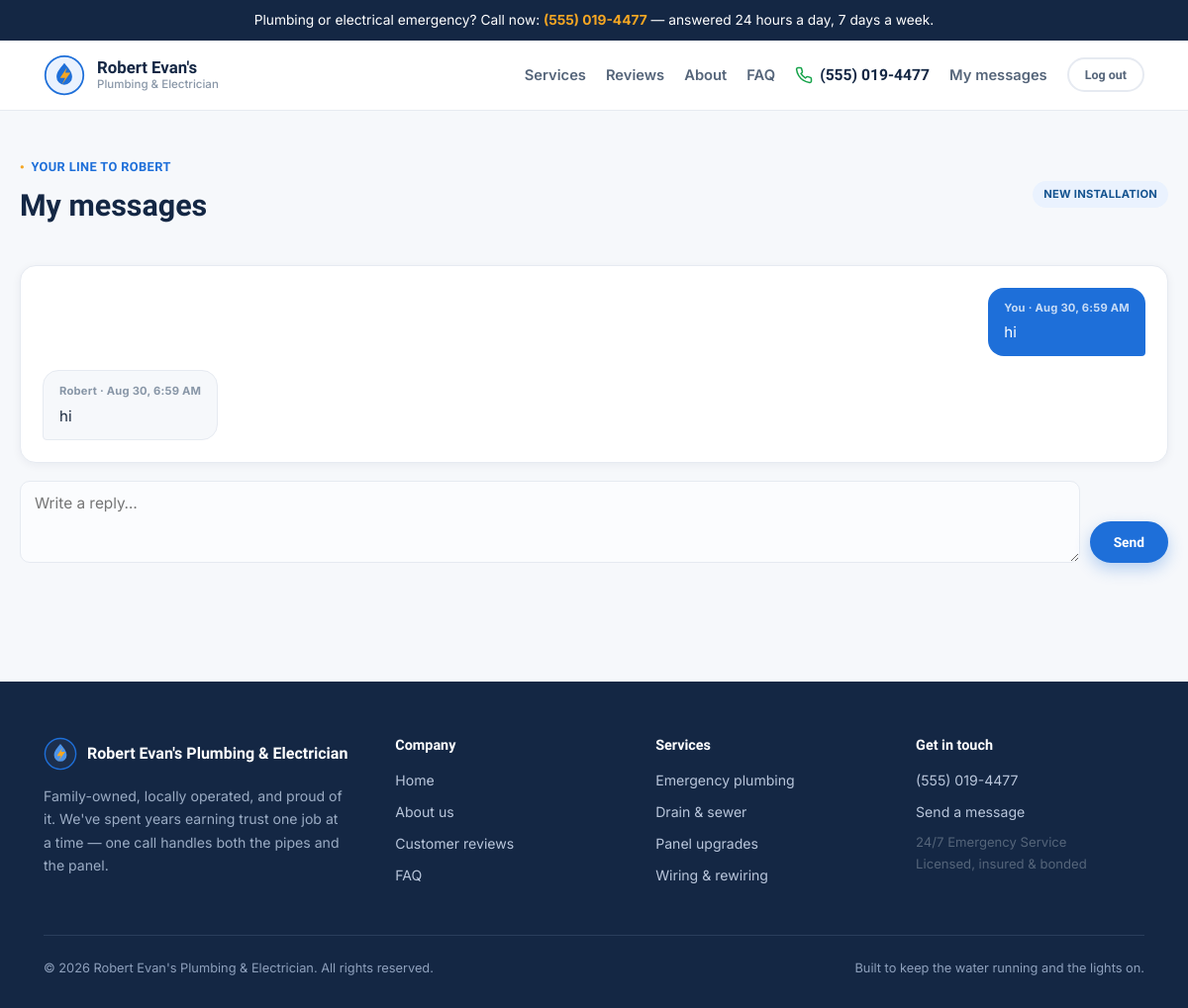
Page /inbox/dashboard/ (signed in) on the committed database.
### messaging/models.py (models this page shows, shortened)
class Conversation(models.Model):
    customer = models.OneToOneField(
        settings.AUTH_USER_MODEL, on_delete=models.CASCADE, related_name='conversation'
    )
    topic = models.CharField(max_length=20, choices=TOPIC_CHOICES, default='other')
    is_closed = models.BooleanField(default=False)
    created_at = models.DateTimeField(auto_now_add=True)
    updated_at = models.DateTimeField(auto_now=True)
    class Meta:
        ordering = ['-updated_at']
    def unread_for_customer(self):
        return self.messages.filter(is_read=False, sender_is_staff=True).count()

class Message(models.Model):
    conversation = models.ForeignKey(
        Conversation, on_delete=models.CASCADE, related_name='messages'
    )
    sender = models.ForeignKey(
        settings.AUTH_USER_MODEL, on_delete=models.CASCADE, related_name='sent_messages'
    )
    sender_is_staff = models.BooleanField(default=False)
    body = models.TextField()
    is_read = models.BooleanField(default=False)
    created_at = models.DateTimeField(auto_now_add=True)
    class Meta:
        ordering = ['created_at']

### messaging/views.py (the view, shortened to what this page needs)
# urls.py: path('dashboard/', views.customer_dashboard, name='customer_dashboard'),
@login_required
def customer_dashboard(request):
    if request.user.is_staff:
        return redirect('messaging:admin_dashboard')
    conversation = Conversation.objects.filter(customer=request.user).first()
    new_form = NewConversationForm()
    reply_form = ReplyForm()
    thread = []
    if conversation is not None:
        thread = conversation.messages.select_related('sender').all()
        conversation.messages.filter(sender_is_staff=True, is_read=False).update(is_read=True)
    return render(request, 'messaging/customer_dashboard.html', {
        'conversation': conversation,
        'thread': thread,
        'new_form': new_form,
        'reply_form': reply_form,
    })

### messaging/forms.py
class NewConversationForm(forms.Form):
    topic = forms.ChoiceField(choices=TOPIC_CHOICES, label='What do you need help with?')
    body = forms.CharField(
        widget=forms.Textarea(attrs={'rows': 4, 'placeholder': "Describe the issue — location in the house, how urgent it is, anything you've already tried."}),
        label='Message',
    )

class ReplyForm(forms.Form):
    body = forms.CharField(
        widget=forms.Textarea(attrs={'rows': 3, 'placeholder': 'Write a reply…'}),
        label='',
    )

### core/context_processors.py (called while the page is built)
def business_info(request):
    return {
        'business': settings.BUSINESS,
        'vapid_public_key': settings.VAPID_PUBLIC_KEY,
    }

### messaging/context_processors.py (called while the page is built)
def unread_counts(request):
    user = getattr(request, 'user', None)
    if not user or not user.is_authenticated:
        return {}
    if user.is_staff:
        from .models import Conversation
        total = sum(c.unread_for_staff() for c in Conversation.objects.all())
        return {'unread_count': total}
    from .models import Conversation
    conversation = Conversation.objects.filter(customer=user).first()
    if conversation is None:
        return {'unread_count': 0}
    return {'unread_count': conversation.unread_for_customer()}

### templates/messaging/customer_dashboard.html (shortened to what this page needs)
{% extends "base.html" %}
{% block content %}
<div class="container dash-shell">
  <div class="dash-head">
    <div>
      <span class="eyebrow">Your line to Robert</span>
      <h1 style="font-size:1.9rem;">My messages</h1>
    </div>
    {% if conversation %}<span class="topic-pill">{{ conversation.get_topic_display }}</span>{% endif %}
  </div>
  {% if conversation %}
    <div class="thread" id="thread">
      {% for m in thread %}
        <div class="bubble {% if m.sender_is_staff %}theirs{% else %}mine{% endif %}">
          <span class="meta">{% if m.sender_is_staff %}Robert{% else %}You{% endif %} · {{ m.created_at|date:"M j, g:i A" }}</span>
          {{ m.body|linebreaksbr }}
        </div>
      {% endfor %}
    </div>
    <form method="post" class="reply-box">
      {{ reply_form.body }}
      <button type="submit" class="pill-btn blue-solid">Send</button>
    </form>
  {% endif %}
</div>
{% endblock %}

### static/css/style.css (style rules this page uses)
:root { --blue: #1e6fd9; --blue-dark: #14538f; --blue-light: #eaf2fe; --navy: #142744; --gold: #f5a623; --gold-dark: #d4890f; --green: #16a34a; --star: #fbbf24; --danger: #dc2626; --bg: #f6f8fb; --card: #ffffff; --border: #e6eaf1; --ink: #1c2b3f; --ink-dim: #55657a; --ink-faint: #8896a7; --radius-sm: 10px; --radius: 16px; --radius-lg: 22px; --shadow: 0 2px 10px rgba(20,39,68,0.06); --shadow-lg: 0 18px 40px rgba(20,39,68,0.12); --font-display: 'Plus Jakarta Sans', 'Segoe UI', sans-serif; --font-body: 'Inter', -apple-system, BlinkMacSystemFont, sans-serif; }
* { box-sizing: border-box; }
html { scroll-behavior: smooth; }
body { margin: 0; background: var(--bg); color: var(--ink); font-family: var(--font-body); line-height: 1.65; -webkit-font-smoothing: antialiased; }
h1, h2, h3, h4 { font-family: var(--font-display); font-weight: 700; line-height: 1.2; margin: 0 0 0.5em; color: var(--navy); }
h1 { font-size: clamp(2.1rem, 4.4vw, 3.2rem); font-weight: 800; }
.eyebrow { font-family: var(--font-display); font-weight: 700; font-size: 0.8rem; letter-spacing: 0.03em; text-transform: uppercase; color: var(--blue); display: inline-flex; align-items: center; gap: 0.5em; margin-bottom: 0.8em; }
.eyebrow::before { content: '●'; color: var(--gold); font-size: 0.6em; }
.container { max-width: 1160px; margin: 0 auto; padding: 0 24px; }
.pill-btn { font-family: var(--font-display); font-size: 0.86rem; font-weight: 700; padding: 11px 22px; border: 2px solid var(--blue); border-radius: 999px; background: transparent; color: var(--blue); cursor: pointer; transition: all .15s ease; display: inline-flex; align-items: center; gap: 8px; }
.pill-btn.blue-solid { background: var(--blue); color: #fff; border-color: var(--blue); box-shadow: 0 6px 16px rgba(30,111,217,0.3); }
input[type=text], input[type=email], input[type=password], input[type=tel], textarea, select { width: 100%; background: #fbfcfe; border: 1.5px solid var(--border); border-radius: var(--radius-sm); padding: 12px 14px; color: var(--ink); font-family: var(--font-body); font-size: 0.96rem; }
textarea { resize: vertical; }
.dash-shell { padding: 40px 0 80px; min-height: 60vh; }
.dash-head { display: flex; justify-content: space-between; align-items: center; margin-bottom: 26px; flex-wrap: wrap; gap: 14px; }
.thread { background: var(--card); border: 1px solid var(--border); border-radius: var(--radius); padding: 22px; display: flex; flex-direction: column; gap: 14px; max-height: 56vh; overflow-y: auto; margin-bottom: 18px; box-shadow: var(--shadow); }
.bubble { max-width: 72%; padding: 12px 16px; border-radius: 16px; font-size: 0.94rem; line-height: 1.5; position: relative; }
.bubble .meta { display: block; font-size: 0.7rem; font-weight: 700; margin-bottom: 6px; letter-spacing: 0.02em; }
.bubble.mine { align-self: flex-end; background: var(--blue); color: #fff; border-bottom-right-radius: 4px; }
.bubble.mine .meta { color: rgba(255,255,255,0.75); }
.bubble.theirs { align-self: flex-start; background: var(--bg); border: 1px solid var(--border); color: var(--ink); border-bottom-left-radius: 4px; }
.bubble.theirs .meta { color: var(--ink-faint); }
.reply-box { display: flex; gap: 10px; align-items: flex-end; }
.reply-box textarea { flex: 1; }
.topic-pill { font-size: 0.7rem; font-weight: 700; text-transform: uppercase; letter-spacing: 0.02em; padding: 4px 11px; border-radius: 20px; background: var(--blue-light); color: var(--blue-dark); white-space: nowrap; }

### rows in the picture
Conversation: topic "NEW INSTALLATION"
Message: sender_is_staff "You", created_at "Aug 30, 6:59 AM", body "hi"
Message: sender_is_staff "Robert", created_at "Aug 30, 6:59 AM", body "hi"

### other values in the picture
{{ business.phone }} "(555) 019-4477"
{{ business.name }} "Robert Evan's Plumbing & Electrician"
{{ business.hours }} "24/7 Emergency Service"
